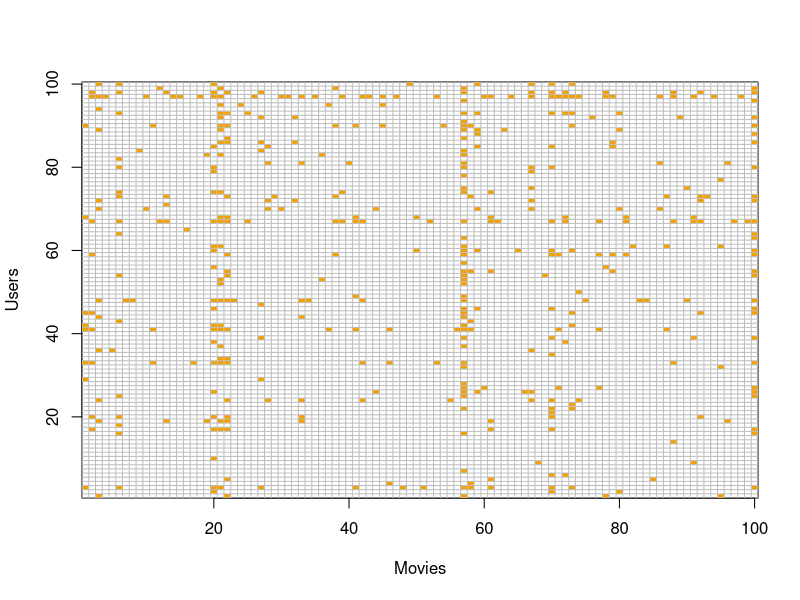
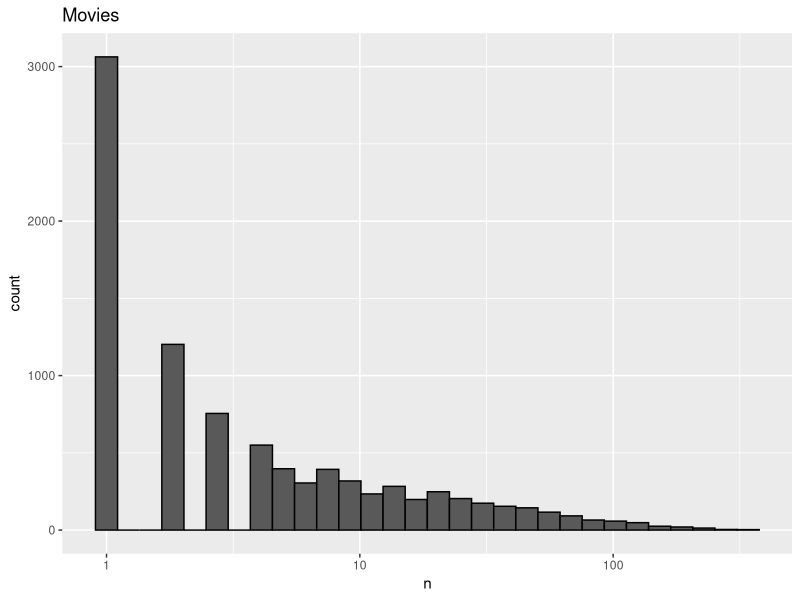
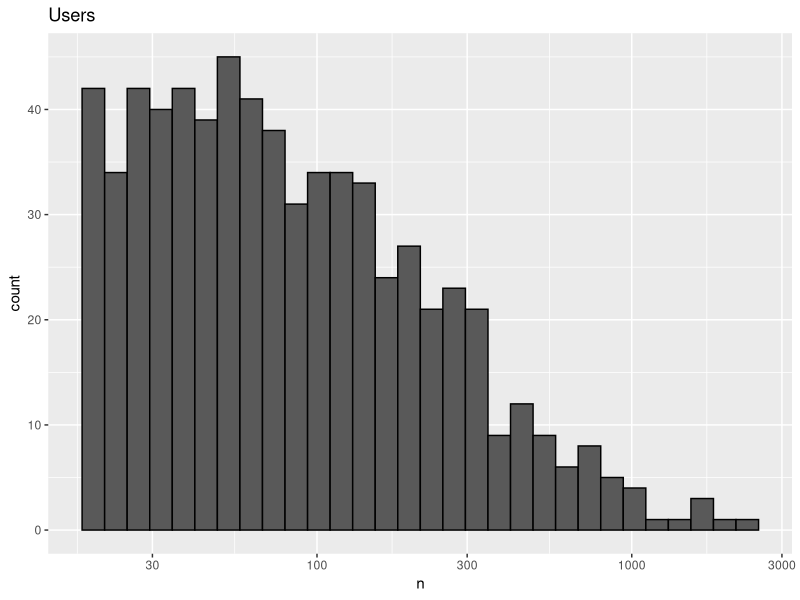

Reproduce these figures in R, in order. (Note: this script raises an error after producing the figures.)
#### RMSE calculation script for MovieLens project
#### This file holds the script that is based on the edx data set and will not use final validation data set
#### Created by Khaliun.B 2021.04.11
#### According to the MovieLens project instructions
#### (!) Second, you will train a machine learning algorithm using the inputs in one subset to predict movie ratings in the validation set.
#### 25 points: RMSE < 0.86490

#### The final model follows the Regularized Movie + User Effects Model: Yu,i=μ+bi+bu+ϵu,i

#This part of the code added by Khaliun.B 2021.04.17. library factoextra is needed
#for fviz_cluster() function for creating cluster plots in
#file: MovieLensAnalysisScripts_RMSE_edx_dataset.R
#if(!require(factoextra)) install.packages("factoextra", repos = "http://cran.us.r-project.org")
#

library(dslabs)
library(tidyverse)
library(caret)
data("movielens")

#Original movielens data used for Machine Learning course demonstration has one extra column named "year". And also the columns are in different order than MovieLens 10K data used for this project: Commented by Khaliun.B 2021.04.12
head(movielens)

#This part of the code shows distinct userId and distinct movieIds in movielens data used for Machine Learning course demonstration: Commented by Khaliun.B 2021.04.12
movielens %>%
  summarize(n_users = n_distinct(userId),
            n_movies = n_distinct(movieId))
#Code results are following:  n_users n_movies
#                             1     671     9066

#This part of the code lists top 5 most rated movies in movielens data used for Machine Learning course demonstration: Commented by Khaliun.B 2021.04.12
keep <- movielens %>%
  dplyr::count(movieId) %>%
  top_n(5) %>%
  pull(movieId)
head(keep)
#Code results are following: [1] 260 296 318 356 593

#This part of the code lists filters userIds between 13:20 and top 5 most rated movies in movielens data used for Machine Learning course demonstration
# and transposes the title and rating columns by value and lists the results for userId column: Commented by Khaliun.B 2021.04.12
tab <- movielens %>%
  filter(userId %in% c(13:20)) %>% 
  filter(movieId %in% keep) %>% 
  select(userId, title, rating) %>% 
  spread(title, rating)
#Code results are following:  userId Forrest Gump Pulp Fiction Shawshank Redemption, The Silence of the Lambs, The Star Wars: Episode IV - A New Hope
#                             1     13          5.0          3.5                       4.5                        NA                                 NA
#                             2     15          1.0          5.0                       2.0                       5.0                                5.0
#                             ...

#This part of the converts the results of the "tab" data frame and turnes it into knitr_kable format, which is character string by default. Data is processed based on movielens data used for Machine Learning course demonstration: Commented by Khaliun.B 2021.04.12
tab %>% knitr::kable()
#Code results are following:| userId| Forrest Gump| Pulp Fiction| Shawshank Redemption, The| Silence of the Lambs, The| Star Wars: Episode IV - A New Hope|
#                           |------:|------------:|------------:|-------------------------:|-------------------------:|----------------------------------:|
#                           |     13|          5.0|          3.5|                       4.5|                        NA|                                 NA|
#                           ...

#This part of the code samples 100 random and unique userIds from movielens data used for Machine Learning course demonstration and puts the userIds in users variable of integer class: Commented by Khaliun.B 2021.04.12
users <- sample(unique(movielens$userId), 100)
#Code results are following: [1] 134 527 626 535 188 124

#This part of the code creates an image showing the spread across 100 movies and users rated at least once.
#Values for the image are filtered using "users" variable integer values (which are randomly sampled 100 values)
# from movielens data used for Machine Learning course demonstration: Commented by Khaliun.B 2021.04.12
movielens %>% filter(userId %in% users) %>% 
  select(userId, movieId, rating) %>%
  mutate(rating = 1) %>%
  spread(movieId, rating) %>% select(sample(ncol(.), 100)) %>% 
  as.matrix() %>% t(.) %>%
  image(1:100, 1:100,. , xlab="Movies", ylab="Users")
abline(h=0:100+0.5, v=0:100+0.5, col = "grey")
#Code result shows in an image in a Plots tab which will be included in final report

#This part of the code counts number of times each movieId is rated and creates geom_histogram
#which scales the number of movies by log10: Commented by Khaliun.B 2021.04.12
movielens %>% 
  dplyr::count(movieId) %>% 
  ggplot(aes(n)) + 
  geom_histogram(bins = 30, color = "black") + 
  scale_x_log10() + 
  ggtitle("Movies")
#Code result shows in a geom_histogram named "Movies" and with x axis named "n" which are number of movieIds rated
#against y axis named "count" which are times those movieIds had been rated
#in a Plots tab which will be included in final report.
#Results of the plot shows that with the increase of movieId numbers rated, drops the number of ratings per movieId
#Which means most movies are rated only 1 time.

#This part of the code counts number of times each userId is rated and creates geom_histogram
#which scales the number of users who had given ratings by log10: Commented by Khaliun.B 2021.04.12
movielens %>%
  dplyr::count(userId) %>% 
  ggplot(aes(n)) + 
  geom_histogram(bins = 30, color = "black") + 
  scale_x_log10() +
  ggtitle("Users")
#Code result shows in a geom_histogram named "Users" and with x axis named "n" which are
#number of userIds of users who had given ratings for a movie
#against y axis named "count" which are number of ratings those userIds had given for movies
#in a Plots tab which will be included in final report.
#Results of the plot shows that values of y axis drops sharply for x axis value of 300.
#Below x axis value of 300, y axis value drops are gradual.
#This means most users rarely give above 300 ratings in total.
#And users who rate the movies usually give below 100 ratings.

################################################################################
#### BEGIN: This group of code performs kmeans clustering for movielens data
#### Commented by Khaliun.B 2021.04.18
################################################################################

#### Commented by Khaliun.B 2021.04.15
#### This part of the code was copied from Textbook Chapter 34 Clustering
#### It demonstrates how to identify groups of movies that are related
#### And it is a part of "Unsupervised machine learning"
#### I can incorporate this into the final model
#- Identify groupId for each movieId and add the groupId to the movilens10k table (or edx)
#- Determine mu's for each group
#- Incorporate the mu's into the model
#- Calculate RMSE. It should go down

####################################################################################
#### Creating k-means clusters
####################################################################################

#This part of the code filters out movieIds that were rated at least 25 times from movielens data
# and assigns the results into data frame named "top": Commented by Khaliun.B 2021.04.15
movies_kmeans <- movielens %>%
  group_by(movieId) %>%
  summarize(n=n(), title = first(title)) %>%
  filter(n>=50) %>%
  pull(movieId)
#Code result for head(top): [1]   1  32  47  50 110 150

#This part of the code filters out users who had rated top 50 most rated movies and
# with total ratings of above 25 (active raters): Commented by Khaliun.B 2021.04.15
x <- movielens %>% 
  filter(movieId %in% movies_kmeans) %>%
  group_by(userId) %>%
  filter(n() >= 50) %>%
  ungroup() %>% 
  select(movieId,title, userId, rating) %>%
  spread(userId, rating)
#Code results for head(x):
#movieId title    `8`  `15`  `17`  `19`  `20`  `21`  `22`  `23`  `26`  `30`  `48`  `56`  `68`  `72`  `73`  `75`
#<int> <chr>  <dbl> <dbl> <dbl> <dbl> <dbl> <dbl> <dbl> <dbl> <dbl> <dbl> <dbl> <dbl> <dbl> <dbl> <dbl> <dbl>
#  1       1 Toy S…    NA     2  NA       3   3.5    NA  NA     3     5       4     4     4     4   3.5   5       3
#  2      32 Twelv…     5     4   4.5     3   2.5     4   4.5   4     4.5     2    NA    NA    NA  NA     5       4
#  3      47 Seven…     5     5   5       5  NA       4   3.5   4.5   4.5     4    NA     4    NA   3.5   5      NA
#  4      50 Usual…     5     5   5       4  NA      NA  NA     4     4.5     5    NA     4    NA   4     5      NA
#  5     110 Brave…     4     3  NA       3   2      NA  NA     3.5  NA       5     4    NA    NA   3.5   4      NA
#  6     150 Apoll…    NA     3  NA       3   3      NA  NA     3.5  NA       5    NA    NA     4   3.5   3.5    NA
# ...

#This part of the code populates variable named "row_names"
#with titles that first removed text ": Episode" and cut down to 20 characters: Commented by Khaliun.B 2021.04.15
row_names <- x$title
row_movieIds <- x$movieId
#Code results for head(row_names): [1] "Ace Ventura: Pet ..." "Aladdin"              "American Beauty"      "Apollo 13"           
#                                  [5] "Back to the Future"   "Batman"    

#This part of the converts data frame x into matrix and returns its values to itself
#except for the titles for columns: Commented by Khaliun.B 2021.04.15
x_0 <- x[,-1]
#Code results for x_0[1:4,1:10]%>%knitr::kable(align="c"):
#  |               title                | 8  | 15 | 17  | 19 | 20  | 21 | 22  | 23  | 26  |
#  |:----------------------------------:|:--:|:--:|:---:|:--:|:---:|:--:|:---:|:---:|:---:|
#  |             Toy Story              | NA | 2  | NA  | 3  | 3.5 | NA | NA  | 3.0 | 5.0 |
#  | Twelve Monkeys (a.k.a. 12 Monkeys) | 5  | 4  | 4.5 | 3  | 2.5 | 4  | 4.5 | 4.0 | 4.5 |
#  |        Seven (a.k.a. Se7en)        | 5  | 5  | 5.0 | 5  | NA  | 4  | 3.5 | 4.5 | 4.5 |
#  |        Usual Suspects, The         | 5  | 5  | 5.0 | 4  | NA  | NA | NA  | 4.0 | 4.5 |

x_0 <- x_0[,-1] %>% as.matrix()
#Code results for x_0[1:4,1:10]%>%knitr::kable(align="c"):
#  | 8  | 15 | 17  | 19 | 20  | 21 | 22  | 23  | 26  | 30 |
#  |:--:|:--:|:---:|:--:|:---:|:--:|:---:|:---:|:---:|:--:|
#  | NA | 2  | NA  | 3  | 3.5 | NA | NA  | 3.0 | 5.0 | 4  |
#  | 5  | 4  | 4.5 | 3  | 2.5 | 4  | 4.5 | 4.0 | 4.5 | 2  |
#  | 5  | 5  | 5.0 | 5  | NA  | 4  | 3.5 | 4.5 | 4.5 | 4  |
#  | 5  | 5  | 5.0 | 4  | NA  | NA | NA  | 4.0 | 4.5 | 5  |
#Code results for dim(x_0):
dim(x_0)

#This part of the code subtracts column means of matrix x
#from each column and ignores NAs while doing this: Commented by Khaliun.B 2021.04.15
x_0 <- sweep(x_0, 2, colMeans(x_0, na.rm = TRUE))
#Code results for x_0[1:4,1:10]%>%knitr::kable(align="c"):
# |  8   |  15   |  17  |  19   |  20   |  21  |  22   |  23  |  26  |  30   |
# |:----:|:-----:|:----:|:-----:|:-----:|:----:|:-----:|:----:|:----:|:-----:|
# |  NA  | -1.52 |  NA  | -0.78 | 0.67  |  NA  |  NA   | -1.0 | 1.45 | -0.27 |
# | 0.74 | 0.48  | 0.71 | -0.78 | -0.33 | 0.31 | 0.42  | 0.0  | 0.95 | -2.27 |
# | 0.74 | 1.48  | 1.21 | 1.22  |  NA   | 0.31 | -0.58 | 0.5  | 0.95 | -0.27 |
# | 0.74 | 1.48  | 1.21 | 0.22  |  NA   |  NA  |  NA   | 0.0  | 0.95 | 0.73  |

#This part of the code subtracts row means of matrix x
#from each row and ignores NAs while doing this: Commented by Khaliun.B 2021.04.15
x_0 <- sweep(x_0, 1, rowMeans(x_0, na.rm = TRUE))
#Code results for x_0[1:4,1:10]%>%knitr::kable(align="c"):
#  |  8   |  15   |  17  |  19   |  20   |  21  |  22   |  23   |  26  |  30   |
#  |:----:|:-----:|:----:|:-----:|:-----:|:----:|:-----:|:-----:|:----:|:-----:|
#  |  NA  | -1.48 |  NA  | -0.74 | 0.71  |  NA  |  NA   | -0.96 | 1.49 | -0.23 |
#  | 0.71 | 0.45  | 0.68 | -0.81 | -0.36 | 0.28 | 0.39  | -0.03 | 0.92 | -2.30 |
#  | 0.54 | 1.28  | 1.01 | 1.02  |  NA   | 0.11 | -0.78 | 0.30  | 0.75 | -0.47 |
#  | 0.33 | 1.07  | 0.80 | -0.19 |  NA   |  NA  |  NA   | -0.41 | 0.54 | 0.32  |

#This part of the code sets row names for matrix x: Commented by Khaliun.B 2021.04.15
#Currently using titles as row names for illustrative purposes to view titles in heatmap
rownames(x_0) <- row_names
#Code results for x_0[1:4,1:10]%>%knitr::kable(align="c"):
#  |                     |  8   |  15   |  17  |  19   |  20   |  21  |  22   |  23   |  26  |  30   |
#  |:--------------------|:----:|:-----:|:----:|:-----:|:-----:|:----:|:-----:|:-----:|:----:|:-----:|
#  |Toy Story            |  NA  | -1.48 |  NA  | -0.74 | 0.71  |  NA  |  NA   | -0.96 | 1.49 | -0.23 |
#  |Twelve Monkeys (a... | 0.71 | 0.45  | 0.68 | -0.81 | -0.36 | 0.28 | 0.39  | -0.03 | 0.92 | -2.30 |
#  |Seven (a.k.a. Se7en) | 0.54 | 1.28  | 1.01 | 1.02  |  NA   | 0.11 | -0.78 | 0.30  | 0.75 | -0.47 |
#  |Usual Suspects, The  | 0.33 | 1.07  | 0.80 | -0.19 |  NA   |  NA  |  NA   | -0.41 | 0.54 | 0.32  |

#This part of the code fills NAs of the matrix x_0 with value 0: Commented by Khaliun.B 2021.04.15
#The kmeans function included in R-base does not handle NAs. We are using 0's to fill out the NAs: Explanatory text from Textbook
x_0[is.na(x_0)] <- 0
#Code results for x_0[1:4,1:10]%>%knitr::kable(align="c"):

#This part of the code reassigns rownames as movieIds as a preparation to mutate the groups back
#to original data frame
rownames(x_0) <- row_movieIds
#Code results for x_0[1:4,1:10]%>%knitr::kable(align="c"):
#  |   |  8   |  15   |  17  |  19   |  20   |  21  |  22   |  23   |  26  |  30   |
#  |:--|:----:|:-----:|:----:|:-----:|:-----:|:----:|:-----:|:-----:|:----:|:-----:|
#  |1  | 0.00 | -1.48 | 0.00 | -0.74 | 0.71  | 0.00 | 0.00  | -0.96 | 1.49 | -0.23 |
#  |32 | 0.71 | 0.45  | 0.68 | -0.81 | -0.36 | 0.28 | 0.39  | -0.03 | 0.92 | -2.30 |
#  |47 | 0.54 | 1.28  | 1.01 | 1.02  | 0.00  | 0.11 | -0.78 | 0.30  | 0.75 | -0.47 |
#  |50 | 0.33 | 1.07  | 0.80 | -0.19 | 0.00  | 0.00 | 0.00  | -0.41 | 0.54 | 0.32  |

#This part of the code recalculates k mutate the groups back to original data frame
k <- kmeans(x_0, centers = 10, nstart=25)
summary(k)

#This part of the code assigns group ids calculated by 
#kmeans to "groups" variable: Commented by Khaliun.B 2021.04.15
groups <- factor(k$cluster)
#Code results for summary(groups)
#Code results for length(names(groups))

temp_g<-data.frame(movieId=as.integer(names(groups)))
#Checking if the length of movieId is the same as the factor names()
length(temp_g$movieId)
#Code results:

#Mutate group numbers back to the dataset
temp_g<-temp_g%>%mutate(mgroup=as.integer(groups[names(groups)==.$movieId]))
#Code results for head(temp_g):

#Checking if the groups had been assigned the right way
temp_g%>%filter(mgroup==7)
names(groups)[groups==7]

#Mutate groups back to original data
movielens <- movielens %>% 
  left_join(temp_g, by='movieId')

#Checking the resulting data frame
summary(x_mur_g)

#x_mur_g%>%filter(mgroup==15)%>%group_by(movieId,title,kgroup)%>%summarize(n=n(),mu=mean(rating))%>%select(movieId,title,mu,n,kgroup)

################################################################################
#### END: This group of code performs kmeans clustering for movielens data
#### Commented by Khaliun.B 2021.04.18
################################################################################

#This part of the code divides movielens data used for Machine Learning course demonstration into
# 80%:20% training set named "train_set" and test set named "train_set": Commented by Khaliun.B 2021.04.12
set.seed(755)
test_index <- createDataPartition(y = movielens$rating, times = 1,
                                  p = 0.2, list = FALSE)
train_set <- movielens[-test_index,]
test_set <- movielens[test_index,]
#Code results for length(test_index); total length of test_index: [1] 20002
#Code results for dim(train_set); training set has 80'002 rows and 7 columns: [1] 80002     7
#Code results for dim(test_set); test set has 20'002 rows and 7 columns: [1] 20002     7

#This part of the code does the semi-joins test_set with training set first using movieId
#and second using userId: Commented by Khaliun.B 2021.04.12
test_set <- test_set %>% 
  semi_join(train_set, by = "movieId") %>%
  semi_join(train_set, by = "userId") %>%
  semi_join(train_set, by = "mgroup")
#Code results for dim(test_set) after semi_joins with train_set: [1] 19331     7
#This process as excluded 671 rows that were present in training set from test set

#This part of the code creates sequence of lamdba values for parameter tuning: Commented by Khaliun.B 2021.04.13
lambdas <- seq(0, 10, 0.25)
#Code result for head(lambdas): [1] 0.00 0.25 0.50 0.75 1.00 1.25
summary(train_set)

#This part of the code calculates RMSE on the test set for each
#value of "lambdas" sequence as Regularized Movie + User Effect
#on the training set and stores results in "rmses" variable: Commented by Khaliun.B 2021.04.13
rmses <- sapply(lambdas, function(l){
  mu <- mean(train_set$rating)
  b_i <- train_set %>%
    group_by(movieId) %>%
    summarize(b_i = sum(rating - mu)/(n()+l))
  b_u <- train_set %>% 
    left_join(b_i, by="movieId") %>%
    group_by(userId) %>%
    summarize(b_u = sum(rating - b_i - mu)/(n()+l))
  b_gi <- train_set %>%
    left_join(b_i, by="movieId") %>%
    left_join(b_u, by = "userId") %>%
    group_by(mgroup) %>%
    summarize(b_gi = sum(rating - b_i - b_u - mu)/(n()+l))
  #Code results for summary(movie_group_avgs):
  predicted_ratings <- 
    test_set %>% 
    left_join(b_i, by = "movieId") %>%
    left_join(b_u, by = "userId") %>%
    left_join(b_gi, by = "mgroup")%>%
    mutate(pred = mu + b_i + b_u + b_gi) %>%
    .$pred
  return(RMSE(predicted_ratings, test_set$rating))
})
#Code result for head(rmses): [1] 0.9077043 0.8981453 0.8925766 0.8890183 0.8866047 0.8849018

#This part of the code creates qplot of lambdas against rmses: Commented by Khaliun.B 2021.04.13
qplot(lambdas, rmses)  
#Code result shows in a qplot in Plots tab  which will be included in final report

#This part of the code shows value of lambda correspoding to minimum value of rmses
#and stores the minimum value in variable "lambda": Commented by Khaliun.B 2021.04.13
lambda <- lambdas[which.min(rmses)]
lambda
#Code result is following: [1] 3.75

#This part of the code adds a column to the previously created data frame
#named "rmse_results" which contained RMSE value for Movie Effect model, User Effect model,
#Regularized Movie effect model for test_set from movielens data used for Machine Learning
#course demonstration and adds Regularized Movie+User Effect Model RMSE: Commented by Khaliun.B 2021.04.13
rmse_results <- bind_rows(rmse_results,
                          data_frame(method="Regularized Movie + User Effect Model for Lambda",
                                     RMSE = min(rmses)))
rmse_results %>% knitr::kable()
